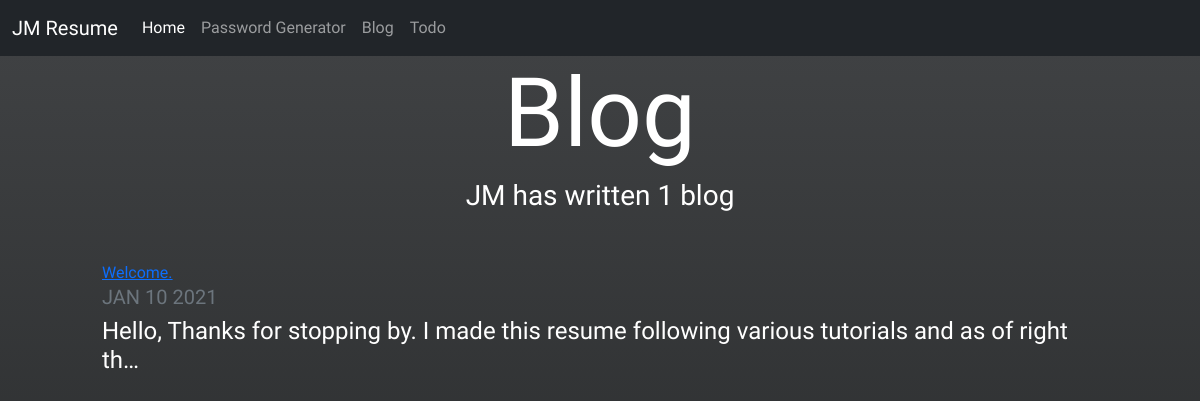
Page /blog/ on the earlier database version.
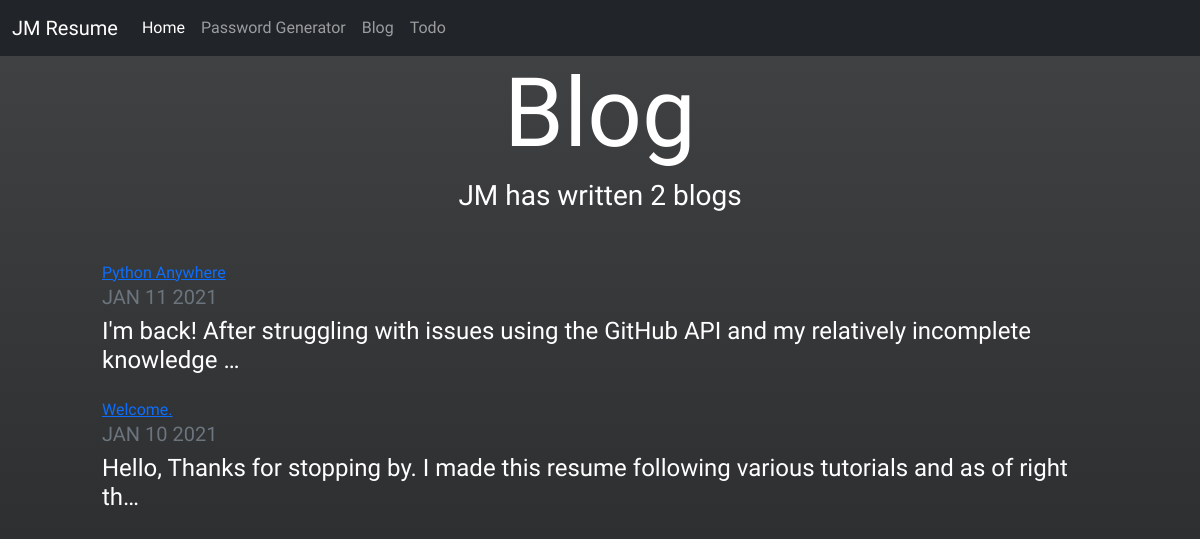
Same page on the later database version.
### blog/models.py (models this page shows, shortened)
class Blog(models.Model):
    blog_title = models.CharField(max_length=100)
    blog_author = models.CharField(max_length=20)
    blog_date = models.DateField("Date", default=datetime.date.today)
    blog_post = models.TextField(max_length=10000)

### blog/views.py (the view)
# urls.py: path('', views.all_blogs, name='all_blogs'),
def all_blogs(request):
    blogs = Blog.objects.order_by('-blog_date')
    return render(request, 'blogs/all_blogs.html', {'blogs': blogs})

### blog/templates/blogs/all_blogs.html
{% extends 'portfolio/base.html' %}
{% load static %}
{% block content %}
<h1 id="blogtitle" class="font-weight-bold text-center">Blog</h1>
<h3 class="text-center mb-5">JM has written {{ blogs.count }} blog{{ blogs.count|pluralize }}</h3>
{% for blog in blogs %}
<div class="row justify-content-center my-3">
    <div class="col-md-10">
    <a href="{% url 'blog:detail' blog.id %}"
        <h2>{{ blog.blog_title }}</h2>
    </a>
    <h5 class="text-muted">{{ blog.blog_date|date:'M d Y'|upper }}</h5>
    <h4>{{ blog.blog_post|striptags|truncatechars:100 }}</h4>
    </div>
</div>
{% endfor %}
{% endblock %}

### portfolio/templates/portfolio/base.html (shortened to what this page needs)
<!doctype html>
<html lang="en">
  <head>
      {% load static %}
    <link href="https://cdn.jsdelivr.net/npm/bootstrap@5.0.0-beta1/dist/css/bootstrap.min.css" rel="stylesheet">
    <link rel="stylesheet" href="{% static  'portfolio/custom.css' %}">
  </head>
  <body>
<nav class="navbar navbar-expand-lg navbar-dark bg-dark">
  <div class="container-fluid">
    <a class="navbar-brand" href="{% url 'portfolio_home' %}">JM Resume</a>
    <div class="collapse navbar-collapse" id="navbarNav">
      <ul class="navbar-nav">
        <li class="nav-item">
          <a class="nav-link active" aria-current="page" href="{% url 'portfolio_home' %}">Home</a>
        </li>
        <li class="nav-item">
          <a class="nav-link" href="{% url 'password_generator' %}">Password Generator</a>
        </li>
        <li class="nav-item">
          <a class="nav-link" href="{% url 'blog:all_blogs' %}">Blog</a>
        </li>
        <li class="nav-item">
          <a class="nav-link" href="{% url 'todo:welcome' %}">Todo</a>
        </li>
      </ul>
    </div>
  </div>
</nav>
{% block content %}{% endblock %}
  </body>
</html>

### static/portfolio/custom.css (style rules this page uses)
html { height: 100%; }
body { margin: 0; font-family: 'Nova Flat', cursive; color: white; background-repeat: no-repeat; background-attachment: fixed; background: #232526; background: -webkit-linear-gradient(to bottom, #414345, #232526); background: linear-gradient(to bottom, #414345, #232526); }
#blogtitle { font-size: 6rem; }

Differences in the rows shown:
added Blog: blog_title "Python Anywhere", blog_date "JAN 11 2021", blog_post "I'm back! After struggling with issues using the GitHub API and my relatively incomplete knowledge …"
Other differences:
{{ blogs.count }}: "1" → "2"
